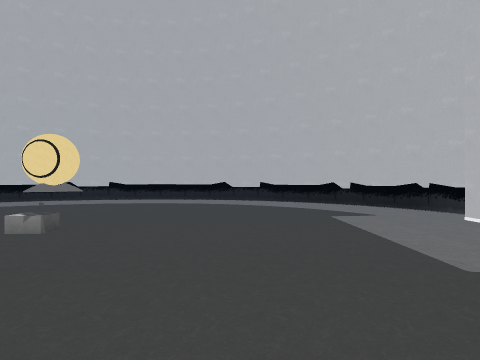
[1] (above)

14 first-person views from a walk through a 3-D level made in the Unity game engine. The camera is 1.5 m above the floor, looks level and sees 70° across. The floor is counted in squares, 2 m on a side. Each view is taken from the middle of a square. On the plan, view 1 faces up. The plan holds only what a view shows up to about 11 squares ahead; the rest is blank. The place goes on beyond the plan. The player is left out. Some surface patterns are stand-ins.

[2]
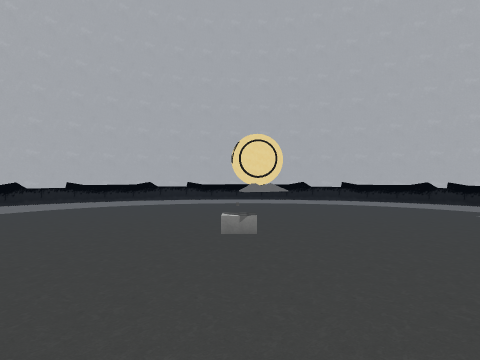

[3]
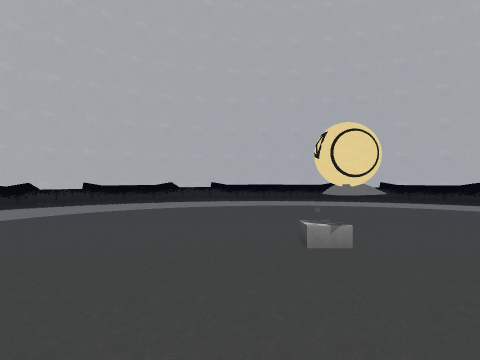

[4]
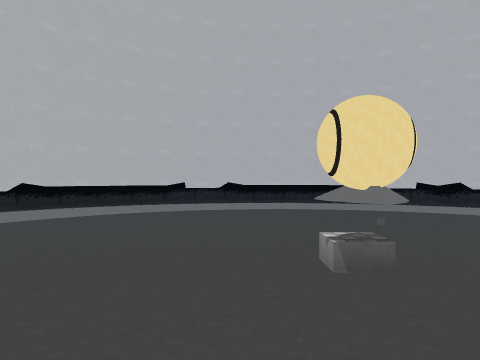

[5]
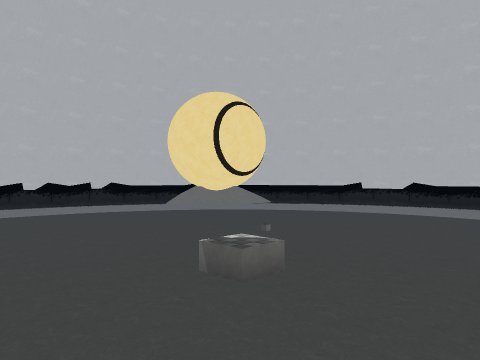

[6]
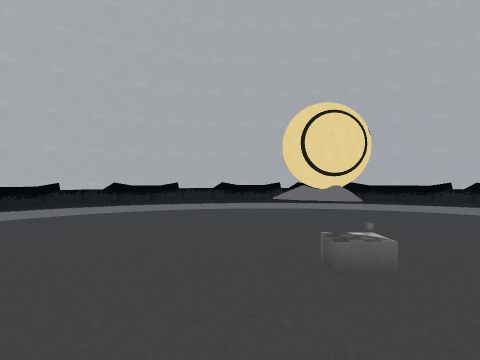

[7]
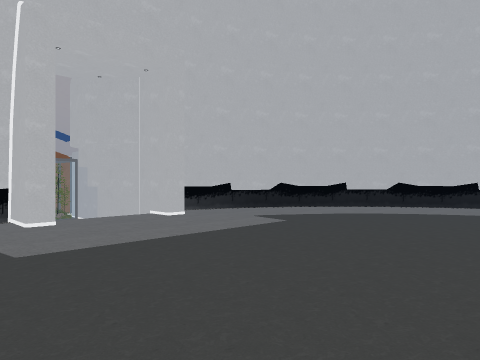

[8]
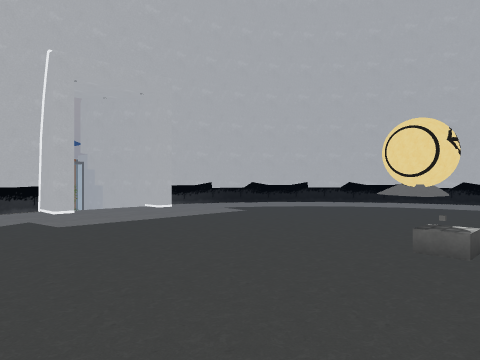

[9]
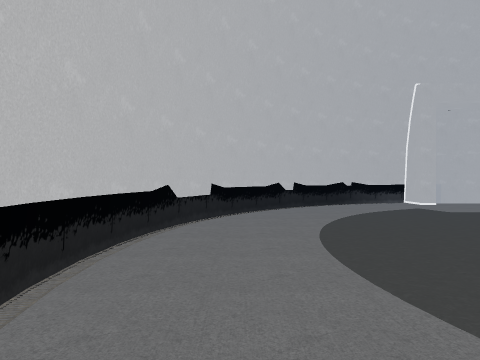

[10]
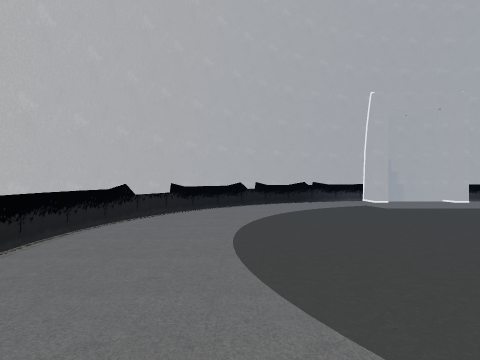

[11]
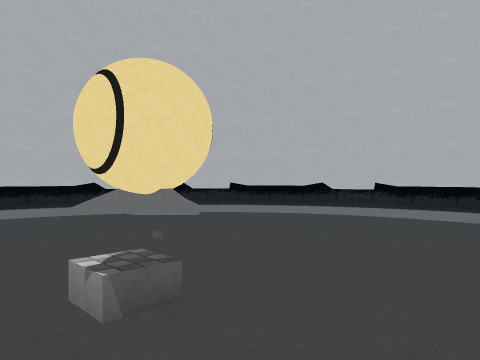

[12]
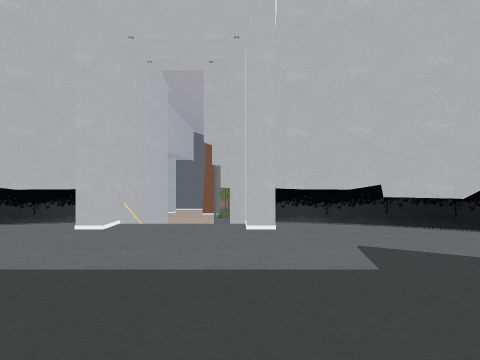

[13]
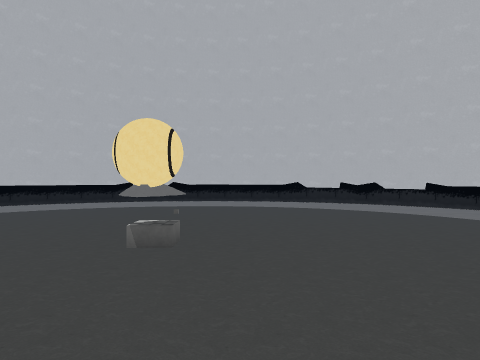

[14]
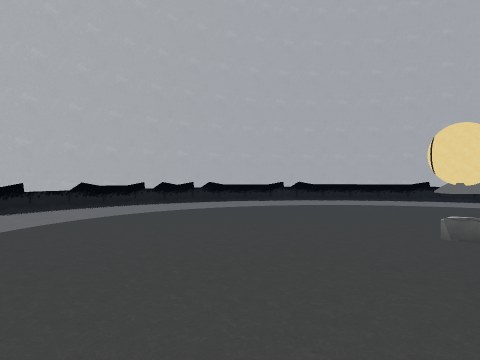

### Floor plan
Points are (right, up) in squares from view 1. A wall is a line through its corners. A room is listed if a view was taken in it or the views show most of it. See-through windows are left out.
Room 1 (views 1, 2, 3, 4, 5, 6, 7, 8, 9, 10, 11, 12, 13, 14)
walls: (4.3, 3.4) (4.3, 3.9) (5.7, 3.9); (-10.4, 1) (-10, 0.2) (-9.5, -0.5); (4.9, 2.1) (5.2, 3); (-3.7, -3.4) (-2.7, -3.5); (-4.5, -3.3) (-3.5, -3.5); (4.2, 0.6) (4.6, 1.3) (5, 2.1); (4.2, 9.4) (3.7, 10.1); (2.5, -1.4) (3.3, -0.7); (-1, 13.2) (-2, 13.4); (2, 11.8) (1.2, 12.4); (5.2, 7) (4.9, 8); (-5.4, -3.1) (-4.4, -3.4); (-6, 12.9) (-6.9, 12.5); (0.5, 12.7) (-0.3, 13); (-2, -3.4) (-1, -3.2); (-10.4, 9.1) (-10.8, 8.3) (-11.1, 7.5); (-7.6, -2.1) (-6.9, -2.5) (-6.1, -2.9) (-5.3, -3.2); (1.9, -1.9) (2.7, -1.3); (-9.6, -0.3) (-8.9, -1.1); (5.2, 2.9) (5.3, 3.4); (-11.3, 6.7) (-11.4, 5.9) (-11.5, 4.9); (-1.9, 13.4) (-2.8, 13.5); (1.3, 12.3) (0.4, 12.8); (-0.2, 13) (-1.2, 13.3); (-8.2, 11.7) (-9, 11); (3.7, -0.2) (4.3, 0.6); (-9, -1) (-8.2, -1.7); (-8.9, 11.1) (-9.5, 10.4); (-5.2, 13.2) (-6.1, 12.9); (3.2, -0.8) (3.8, -0.1); (2.7, 11.3) (1.9, 11.9); (-6.8, 12.6) (-7.6, 12.1) (-8.3, 11.6); (-11.5, 5) (-11.4, 4.2) (-11.3, 3.3) (-11.1, 2.5) (-10.8, 1.7) (-10.4, 0.9); (3.8, 10.1) (3.2, 10.8) (2.6, 11.4); (4.7, 8.6) (4.2, 9.5); (-2.9, -3.5) (-1.9, -3.4); (-2.7, 13.5) (-3.7, 13.4); (-11.1, 7.6) (-11.3, 6.6); (0.4, -2.8) (1.3, -2.3); (1.2, -2.4) (2, -1.8); (5, 7.9) (4.6, 8.7); (-9.5, 10.5) (-10.4, 9.3); (-1.1, -3.3) (-0.3, -3) (0.5, -2.7); (-4.4, 13.4) (-5.4, 13.1); (-3.6, 13.5) (-4.5, 13.3); (-8.4, -1.6) (-7.5, -2.2); (-10, 9.9) (-10.5, 9); (5.5, 6.1) (4.3, 6.1) (4.3, 6.5) (5.3, 6.5) (5.2, 7.2)
ways out: opening at (5, 5)
objects: ball (-3, 5)

Positions as (right, up) in squares from view 1, and headings:
1: (0, 0), facing up
2: (-3, 0), facing up
3: (-4, 1), facing up
4: (0, 4), facing left
5: (-1, 7), facing down-left
6: (-2, 8), facing down
7: (-2, 8), facing down-right
8: (-4, 9), facing down-right
9: (-6, 12), facing right
10: (-7, 11), facing right
11: (-1, 4), facing up-left
12: (-1, 4), facing right
13: (1, 6), facing left
14: (2, 6), facing down-left
